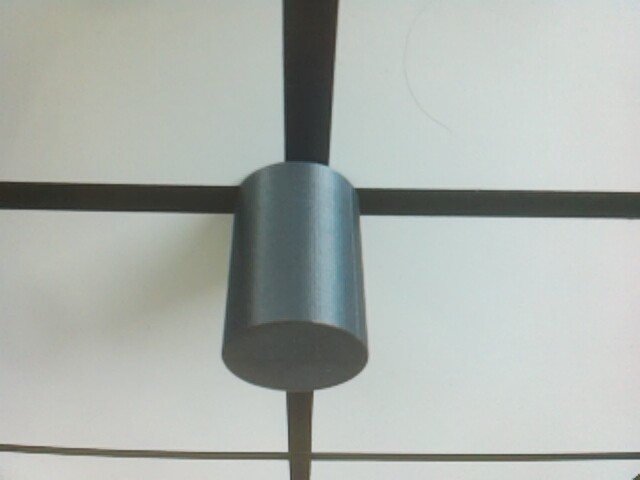
#> input picture VisionSystem/zdjecia/zdjecie1.jpg, 640 x 480 px, given in place of zdjecie4.jpg, which was not available
$ python AnalyseImage.py
#> lines starting #> are read from the running program, lines starting #| are printed output that depends on the picture; after the words box and inside, x2 and y2 are one past the last pixel; in counts of white or black regions, pixels touching at a corner belong together; long printed decimals are rounded; pictures that were not available may be replaced by others from this repository, and a replacement may not be noted
import cv2
import numpy as np
import matplotlib.pyplot as plt
import time

kernel = np.ones((5,5), np.uint8)
for z in range(4,5,1):
    t1 = time.time()
    img = cv2.imread(f"./VisionSystem/zdjecia/zdjecie{z}.jpg", cv2.IMREAD_UNCHANGED)
#> img is the input picture: shape (480, 640, 3); mean B, G, R 173, 178, 172.4
    h = round(0.9 * img.shape[0])
#> h = 432
    img_gray = cv2.cvtColor(img, cv2.COLOR_BGR2GRAY)
    img_arr_cut = img_gray[round(0.1 * img.shape[0]) : round(0.8 * img.shape[0]), 0 : img.shape[1]]
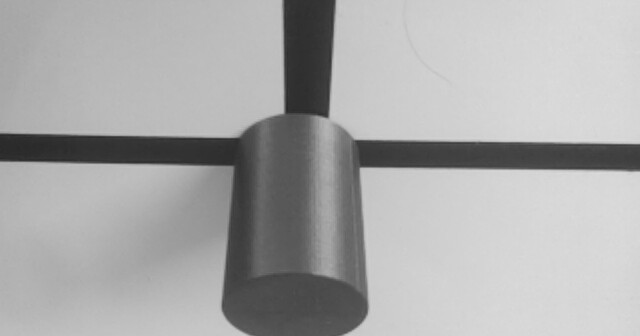
#> img_arr_cut: shape (336, 640); min 40, max 221, mean 170.2
    ret, img_thres = cv2.threshold(img_arr_cut, 139, 255, cv2.THRESH_BINARY)
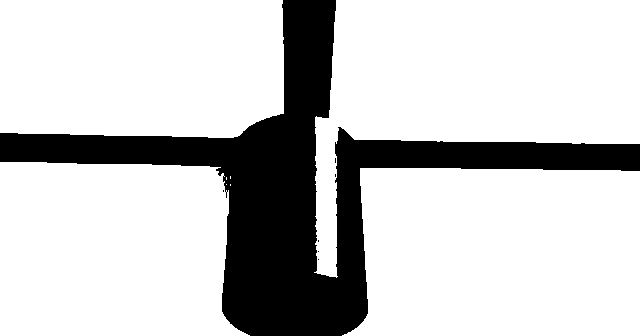
#> img_thres: shape (336, 640); 78.9% white; 7 black regions (6 under 20 px), largest, box (x1, y1, x2, y2) and area: (0, 0, 640, 336) 45362
    img_morph = cv2.morphologyEx(img_thres, cv2.MORPH_CLOSE, kernel)
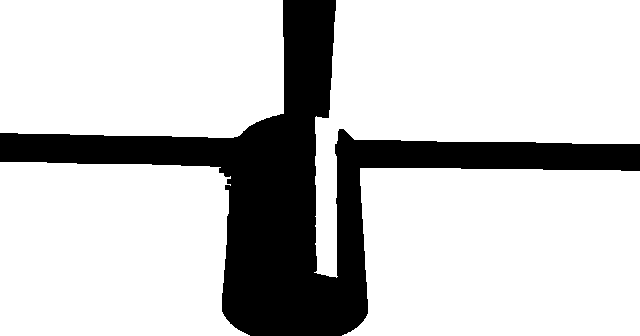
#> img_morph: shape (336, 640); 79% white; 1 black region, box (x1, y1, x2, y2) and area: (0, 0, 640, 336) 45236
    s1 = [0] * img_morph.shape[1]
#> s1 = 640 values from 0 to 0
    s2 = [0] * img_morph.shape[0]
#> s2 = 336 values from 0 to 0
    # print(img_morph.shape)
    for i in range(img_morph.shape[0]):
            c = img_morph[i] < 11
            s2[i] = np.sum(c)
            for j in range(img_morph.shape[1]):
                    if img_morph[i][j] < 11:
                            s1[j]+=1
#> after the loop, s1 = 640 values, max 336 at index 284, min 26 at index 437, mean 70.68; s2 = 336 values, max 621 at index 144, min 45 at index 110, mean 134.6
    sum1=0
    sum2=0
    for i in range(len(s1)):
            if (s1[i]>=101):
                    sum1+=1
#> after the loop, sum1 = 136
    for i in range(len(s2)):
            if (s2[i]>=101):
                    sum2+=1
#> after the loop, sum2 = 201
    t2 = time.time()

    if sum1/len(s1)>=0.6 and sum2/len(s2) >=0.6:
    # ser.write(bytearray("{\"result\": \"enemy\"}"))
        print("{\"result\": \"enemy\"}")
    elif sum1/len(s1)>=0.19 and sum2/len(s2) >=0.19:
        # ser.write(bytearray("{\"result\": \"can\"}"))
        print("{\"result\": \"can\"}")
    else:
        # ser.write(bytearray("{\"result\": \"None\"}"))
        print("{\"result\": \"None\"}")


    print(f"Zdjecie: {z}: {round(sum1/len(s1), 2)}\t Czas: {t2-t1}")
#| Zdjecie: 4: 0.21	 Czas: 1.085
    print(f"Zdjecie: {z}: {round(sum2/len(s2), 2)}\t Czas: {t2-t1}")
#| Zdjecie: 4: 0.6	 Czas: 1.085
    # if z==26:
    cv2.imshow(f"test{z}", img_morph)


# cv2.imshow("test1", img_morph)
# cv2.imshow("test2", img_thres)
# cv2.imshow("test3", img_morph)
cv2.waitKey(0)
cv2.destroyAllWindows()
# plt.figure()

# plt.imshow(img)
# plt.show()

$ run again, on VisionSystem/zdjecia/zdjecie103.jpg
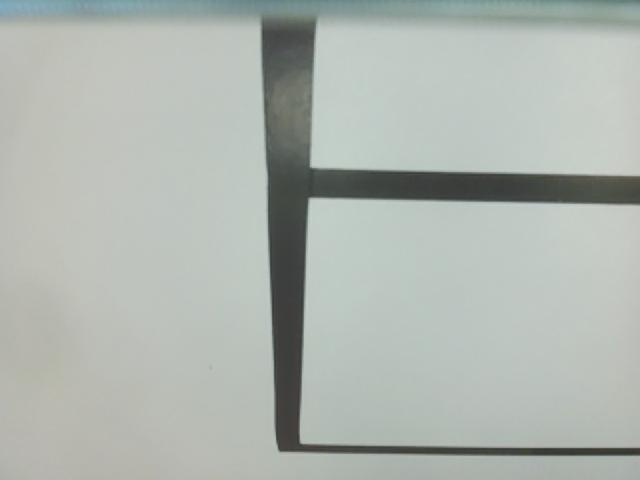
#> input picture VisionSystem/zdjecia/zdjecie103.jpg, 640 x 480 px, given in place of zdjecie4.jpg, which was not available
#> img is the input picture: shape (480, 640, 3); mean B, G, R 175.8, 181.5, 175
#> `img_arr_cut = img_gray[round(0.1 * img.shape[0]) : round(0.8 * img.sha..`:
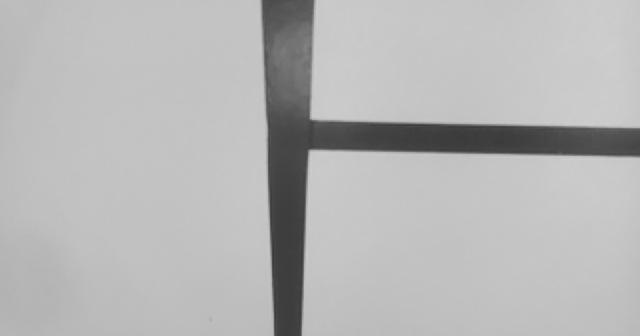
#> img_arr_cut: shape (336, 640); min 55, max 207, mean 182
#> `ret, img_thres = cv2.threshold(img_arr_cut, 139, 255, cv2.THRESH_BINARY)`:
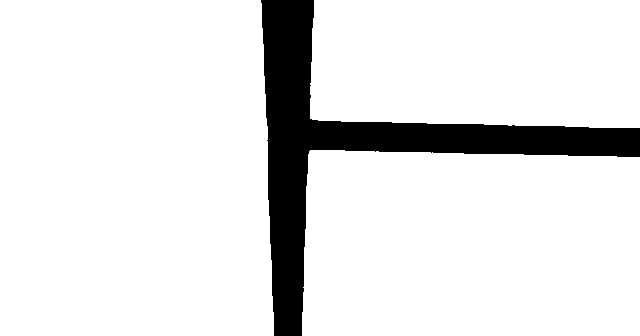
#> img_thres: shape (336, 640); 89.3% white; 1 black region, box (x1, y1, x2, y2) and area: (261, 0, 640, 336) 22926
#> img_morph: shape (336, 640); 89.3% white; 1 black region, box (x1, y1, x2, y2) and area: (261, 0, 640, 336) 22912
#> after the loop `for i in range(img_morph.shape[0]):`: s1 = 640 values, max 336 at index 274, min 0 at index 0, mean 35.8; s2 = 336 values, max 372 at index 128, min 28 at index 312, mean 68.19
#> after the loop `for i in range(len(s1)):`: sum1 = 45
#> after the loop `for i in range(len(s2)):`: sum2 = 34
#| Zdjecie: 4: 0.07	 Czas: 0.858
#| Zdjecie: 4: 0.1	 Czas: 0.858

$ run again, on VisionSystem/zdjecia/zdjecie104.jpg
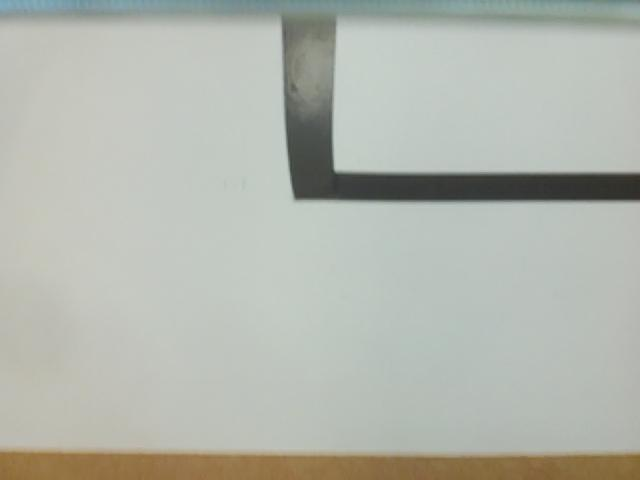
#> input picture VisionSystem/zdjecia/zdjecie104.jpg, 640 x 480 px, given in place of zdjecie4.jpg, which was not available
#> img is the input picture: shape (480, 640, 3); mean B, G, R 174, 182.4, 178.7
#> `img_arr_cut = img_gray[round(0.1 * img.shape[0]) : round(0.8 * img.sha..`:
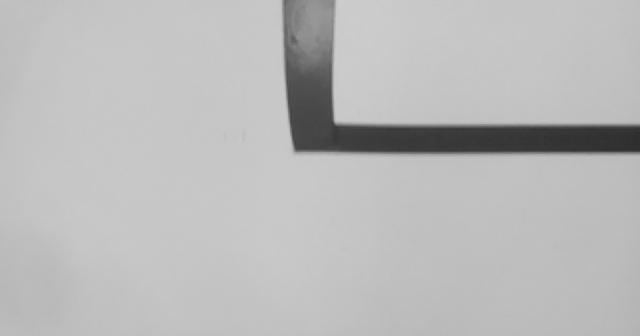
#> img_arr_cut: shape (336, 640); min 45, max 206, mean 186.1
#> `ret, img_thres = cv2.threshold(img_arr_cut, 139, 255, cv2.THRESH_BINARY)`:
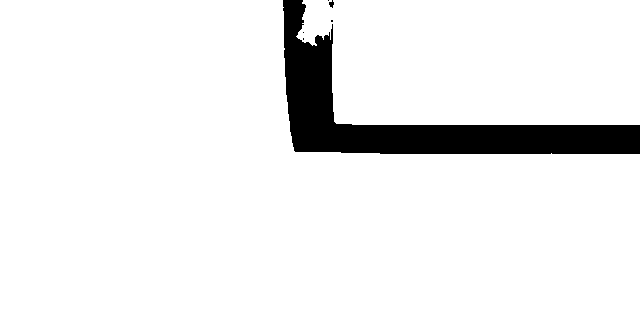
#> img_thres: shape (336, 640); 93.2% white; 6 black regions (4 under 20 px), largest, box (x1, y1, x2, y2) and area: (283, 0, 640, 154) 14696, (329, 0, 334, 8) 24
#> img_morph: shape (336, 640); 93.2% white; 1 black region, box (x1, y1, x2, y2) and area: (283, 0, 640, 154) 14635
#> after the loop `for i in range(img_morph.shape[0]):`: s1 = 640 values, max 152 at index 295, min 0 at index 0, mean 22.87; s2 = 336 values, max 350 at index 125, min 0 at index 154, mean 43.56
#> after the loop `for i in range(len(s1)):`: sum1 = 45
#> after the loop `for i in range(len(s2)):`: sum2 = 29
#| Zdjecie: 4: 0.07	 Czas: 0.5703
#| Zdjecie: 4: 0.09	 Czas: 0.5703
